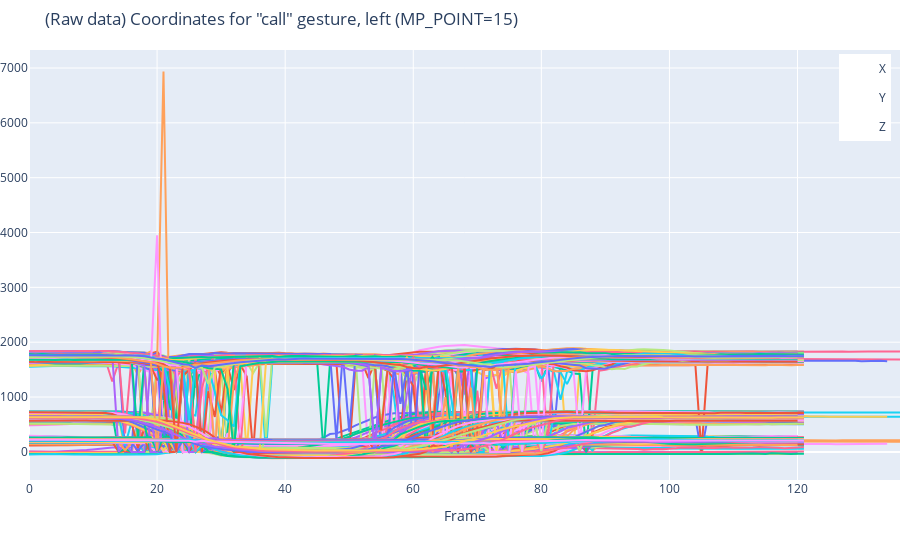

Write notebook code for a chart like this one.
### Code cell
fig = create_figure(f'(Raw data) Coordinates for "{GESTURE}" gesture, {HAND} ({MP_POINT=})')

for file in file_paths:
    data = np.load(file)

    points = data[:, MP_POINT*3:(MP_POINT+1)*3]

    fig.add_trace(go.Scatter(y=points[:, 0],
                    mode='lines',
                    name=os.path.basename(file),
                    legendgroup='X',
                    showlegend=False,
    ))
    fig.add_trace(go.Scatter(y=points[:, 1],
                    mode='lines',
                    name=os.path.basename(file),
                    legendgroup='Y',
                    showlegend=False,
    ))
    fig.add_trace(go.Scatter(y=points[:, 2],
                    mode='lines',
                    name=os.path.basename(file),
                    legendgroup='Z',
                    showlegend=False,
    ))

fig.show()
fig.show('svg')
